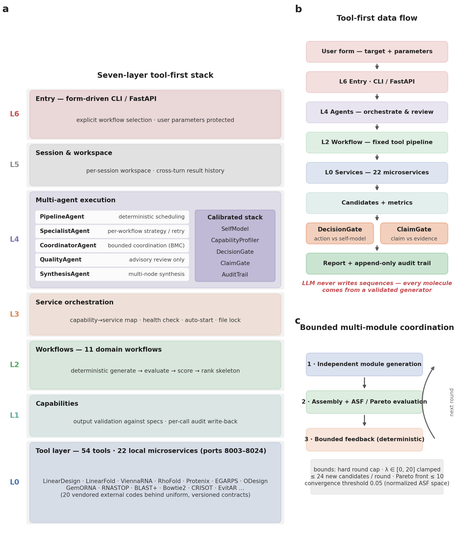
#> input picture rna_agent_system/experiments/plots/paper/fig1.png, 457 x 541 px, shrunk from 2130 x 2520 before the run, found by its file name
$ python crop_figs.py
#> lines starting #> are read from the running program, lines starting #| are printed output that depends on the picture
# -*- coding: utf-8 -*-
"""Crop paper figures into PPT-ready panels."""
import os
from PIL import Image

ROOT = "/inspire/hdd/global_user/linshenggeng-240107100015/RNA_real_agent"
PAPER = os.path.join(ROOT, "rna_agent_system/experiments/plots/paper")
OUT = os.path.join(ROOT, "PPT/ppt_build_2608/crops")
os.makedirs(OUT, exist_ok=True)

# name -> (src, x0, y0, x1, y1) relative coords
CROPS = {
    # fig1 2130x2520
    "f1_arch":      ("fig1.png", 0.000, 0.020, 0.600, 1.000),
    # fig2 4050x3780
    "f2_cai":       ("fig2.png", 0.000, 0.000, 0.285, 0.245),
    "f2_sirna":     ("fig2.png", 0.520, 0.000, 0.760, 0.245),
    "f2_rnasmol":   ("fig2.png", 0.765, 0.000, 1.000, 0.245),
    "f2_coverage":  ("fig2.png", 0.000, 0.752, 0.305, 1.000),
    # fig3 2160x3120
    "f3_screening": ("fig3.png", 0.000, 0.000, 0.545, 0.305),
    "f3_mrna":      ("fig3.png", 0.000, 0.650, 1.000, 0.965),
    # fig5 2160x2910
    "f5_e5":        ("fig5.png", 0.000, 0.000, 0.575, 0.250),
    "f5_e6eff":     ("fig5.png", 0.615, 0.000, 1.000, 0.250),
    "f5_e6heat":    ("fig5.png", 0.000, 0.275, 1.000, 0.495),
    "f5_e14":       ("fig5.png", 0.000, 0.738, 1.000, 0.985),
    # fig6 2130x2700
    "f6_fail":      ("fig6.png", 0.000, 0.000, 1.000, 0.310),
}

for name, (src, x0, y0, x1, y1) in CROPS.items():
    im = Image.open(os.path.join(PAPER, src))
#> im is the input picture: PIL image 457x541 RGBA; mean R, G, B, A 231.8, 231.3, 231.7, 255
    W, H = im.size
#> W = 457; H = 541
    box = (int(x0 * W), int(y0 * H), int(x1 * W), int(y1 * H))
#> box = (0, 10, 274, 541)
    crop = im.crop(box)
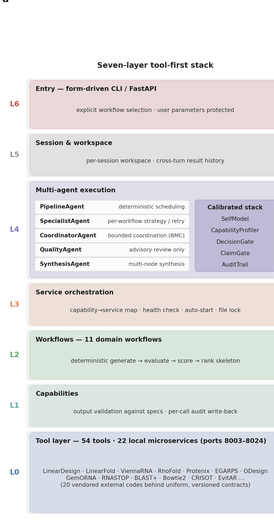
#> crop: PIL image 274x531 RGBA; mean R, G, B, A 227.7, 227.5, 229, 255
    path = os.path.join(OUT, name + ".png")
    crop.save(path)
    print(f"{name}: {crop.size}  <- {src} {box}")
#| f1_arch: (274, 531)  <- fig1.png (0, 10, 274, 541)
#> pass 2 of the loop `for name, (src, x0, y0, x1, y1) in CROPS.items():`:
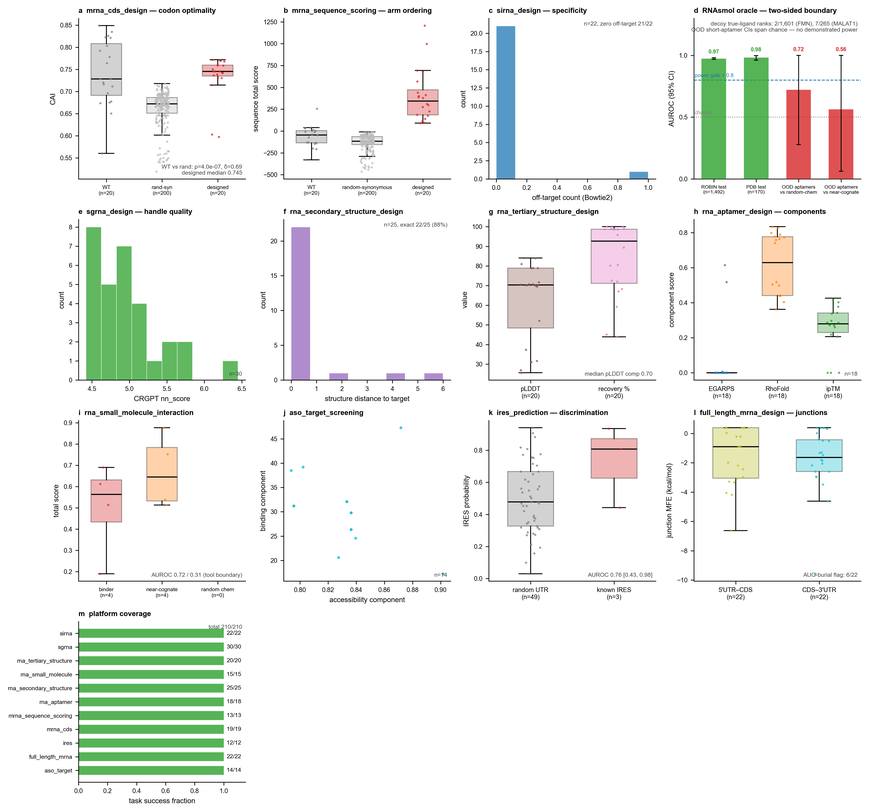
#> input picture rna_agent_system/experiments/plots/fig2.png, 869 x 812 px, shrunk from 4050 x 3780 before the run, found by its file name
#> im is the input picture: PIL image 869x812 RGBA; mean R, G, B, A 240.4, 242.9, 239.4, 255
#> `crop = im.crop(box)`:
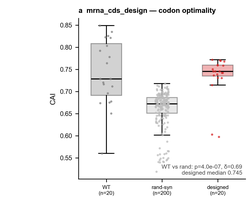
#> crop: PIL image 247x198 RGBA; mean R, G, B, A 245.8, 245.2, 245.2, 255
#| f2_cai: (247, 198)  <- fig2.png (0, 0, 247, 198)

# fig4 used whole - just copy
im = Image.open(os.path.join(PAPER, "fig4.png"))
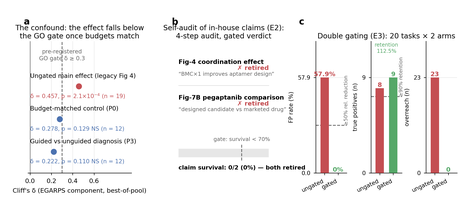
#> input picture rna_agent_system/experiments/plots/paper/fig4.png, 464 x 206 px, shrunk from 2160 x 960 before the run, found by its file name
#> im is the input picture: PIL image 464x206 RGBA; mean R, G, B, A 242.1, 239.7, 239.4, 255
im.save(os.path.join(OUT, "f4_whole.png"))
print("f4_whole:", im.size)
#| f4_whole: (464, 206)
